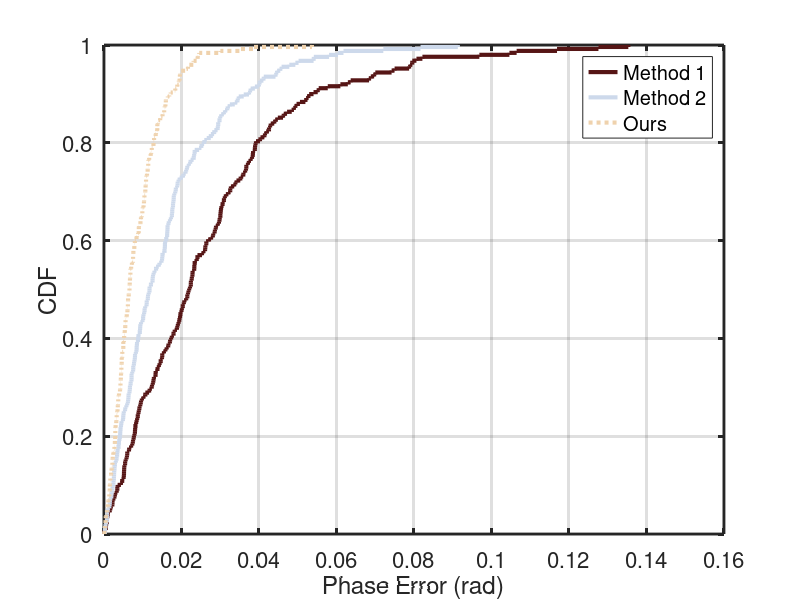

Source code (MATLAB):
clc;clear;close all;

load('data.mat');

figure;
set(gcf,'unit', 'inches', 'position', [5,5,9,4]);  % 设置图片长宽
axes('linewidth', 2, 'box', 'on', 'FontSize', 16); % 设置坐标轴线宽

%% 绘制三条cdf曲线
hold on;
h1 = cdfplot(m1);  %绘制cdf
set(h1, 'linewidth', 3, 'Color', [86/255,21/255,21/255]);  % 调整线宽，线色和线型
h2 = cdfplot(m2);
set(h2, 'linewidth', 3, 'Color', [205/255,217/255,235/255]);
h3 = cdfplot(m3);
set(h3, 'linewidth', 3, 'Color', [239/255, 210/255, 173/255], 'linestyle',':');

%% 删除标题，添加legend，xlabel和ylabel
delete(get(gca,'title'))
legend('Method 1','Method 2','Ours', 'Location', 'Best')
xlabel('Phase Error (rad)')
ylabel('CDF');
